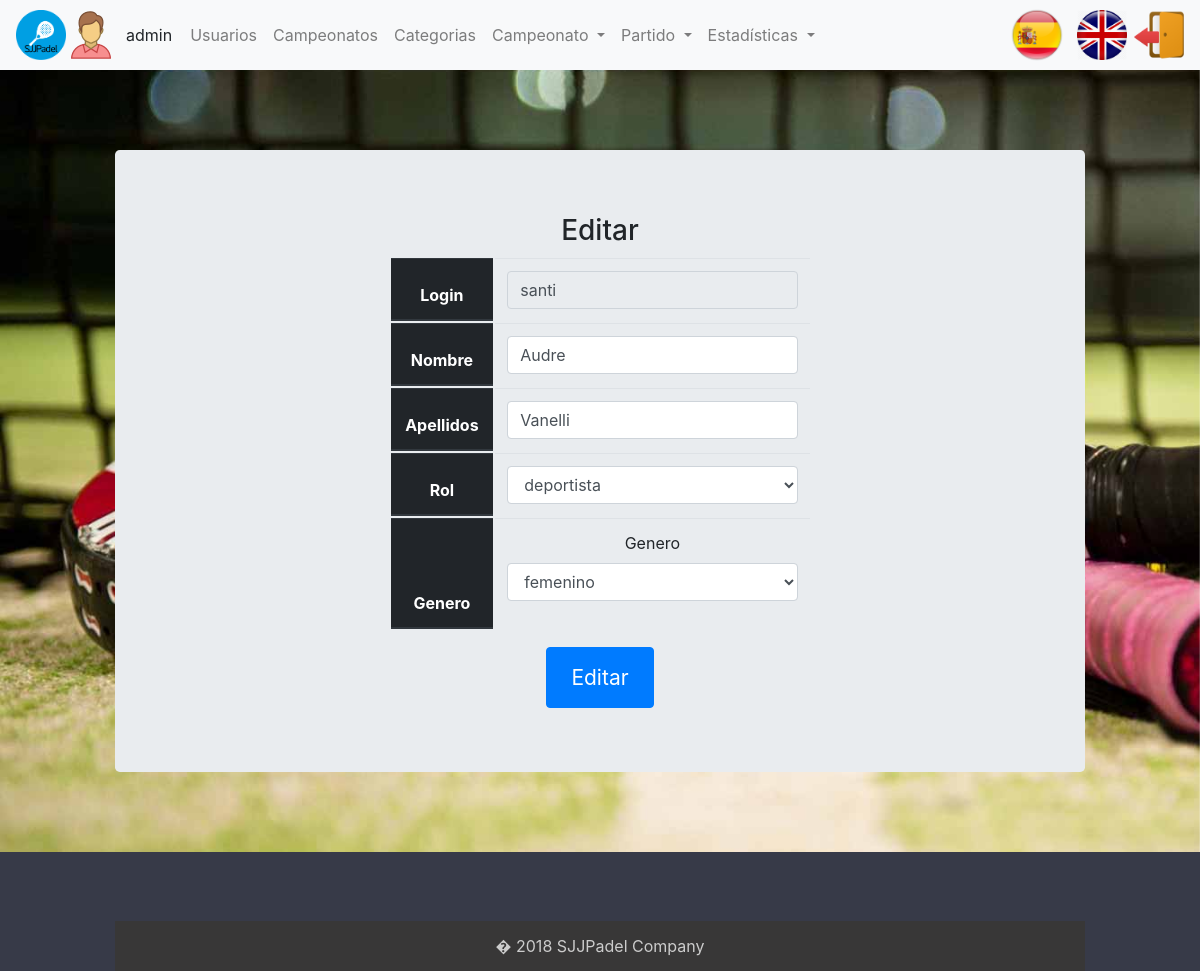
The app's page /index.php?controller=users&action=edit&login=santi (signed in), older data.
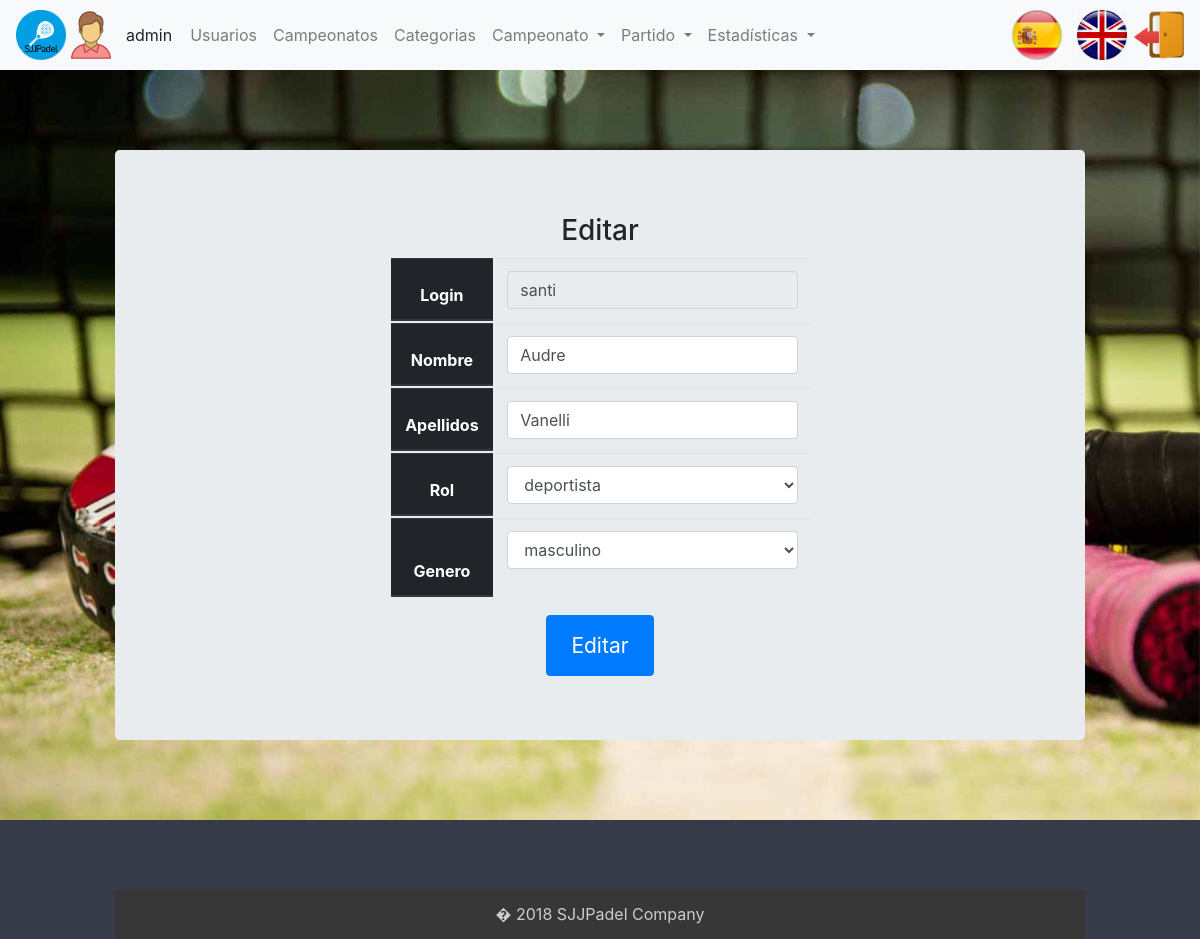
The same page, newer data.
### core/ViewManager.php (called while the page is built, shortened)
<?php
class ViewManager
{
    private $variables = array();
    public function setVariable($varname, $value, $flash = false)
    {
        $this->variables[$varname] = $value;
    }
    public function getVariable($varname, $default = NULL)
    {
        if (! isset($this->variables[$varname])) {
            return $default;
        }
        return $this->variables[$varname];
    }
    public function render($controller, $viewname)
    {
        include (__DIR__ . "/../view/$controller/$viewname.php");
    }
    private static $viewmanager_singleton = NULL;
    public static function getInstance()
    {
        if (self::$viewmanager_singleton == null) {
            self::$viewmanager_singleton = new ViewManager();
        }
        return self::$viewmanager_singleton;
    }
}

### controller/UsersController.php (called while the page is built, shortened)
<?php
require_once (__DIR__ . "/../core/ViewManager.php");
require_once (__DIR__ . "/../core/I18n.php");
require_once (__DIR__ . "/../model/User.php");
require_once (__DIR__ . "/../model/UserMapper.php");
class UsersController extends BaseController
{
    public function edit()
    {
        $userMapper = new UserMapper();
        $datos = $userMapper->getDatos($_REQUEST['login']);
        $this->view->setVariable("datosUsuario", $datos);
        $this->view->render("users", "edit");
    }
}

### index.php (called while the page is built, shortened)
<?php
function run()
{
    try {
        $controller = loadController($_GET["controller"]);
        $actionName = $_GET["action"];
        $controller->$actionName();
    } catch (Exception $ex) {
        die("An exception occured!!!!!" . $ex->getMessage());
    }
}
function loadController($controllerName)
{
    return new $controllerClassName();
}
run();
?>

### core/I18n.php (called while the page is built, shortened)
<?php
class I18n
{
    private $messages;
    public function setLanguage($language)
    {
        $this->messages = $i18n_messages;
    }
    public function i18n($key)
    {
        if (isset($this->messages[$key])) {
            return $this->messages[$key];
        } else {
            return $key;
        }
    }
    private static $i18n_singleton = null;
    public static function getInstance()
    {
        if (self::$i18n_singleton == NULL) {
            self::$i18n_singleton = new I18n();
        }
        return self::$i18n_singleton;
    }
}
function i18n($key)
{
    return I18n::getInstance()->i18n($key);
}

### model/User.php (called while the page is built, shortened)
<?php
class User
{
    private $login;
    private $username;
    private $surname;
    private $rol;
    private $gender;
    public function __construct($login = NULL, $username = NULL, $surname = NULL, $pass = NULL, $rol = NULL, $gender = NULL)
    {
        $this->login = $login;
        $this->username = $username;
        $this->surname = $surname;
        $this->rol = $rol;
        $this->gender = $gender;
    }
    public function getLogin()
    {
        return $this->login;
    }
    public function getUsername()
    {
        return $this->username;
    }
    public function getSurname()
    {
        return $this->surname;
    }
    public function getRol()
    {
        return $this->rol;
    }
    public function getGender()
    {
        return $this->gender;
    }
}

### model/UserMapper.php (called while the page is built, shortened)
<?php
require_once (__DIR__ . "/../core/PDOConnection.php");
class UserMapper
{
    private $db;
    public function __construct()
    {
        $this->db = PDOConnection::getInstance();
    }
    public function getDatos($login)
    {
        $stmt = $this->db->prepare("SELECT * FROM usuario where login=?");
        $stmt->execute(array(
            $login
        ));
        $toret_db = $stmt->fetchAll(PDO::FETCH_ASSOC);
        $user = null;
        foreach ($toret_db as $datos) {
            $user = new User($datos['login'], $datos['nombre'], $datos['apellidos'], $datos['pass'], $datos['rol'], $datos['genero']);
        }
        return $user;
    }
}

### core/PDOConnection.php (called while the page is built)
<?php
class PDOConnection
{
    private static $dbhost = "localhost";
    private static $dbname = "sjjpadel";
    private static $dbuser = "abp";
    private static $dbpass = "abp";
    private static $db_singleton = null;
    public static function getInstance()
    {
        if (self::$db_singleton == null) {
            self::$db_singleton = new PDO("mysql:host=" . self::$dbhost . ";dbname=" . self::$dbname . ";charset=utf8",
            self::$dbuser, self::$dbpass, array(
                PDO::ATTR_EMULATE_PREPARES => false,
                PDO::ATTR_ERRMODE => PDO::ERRMODE_EXCEPTION
            ));
        }
        return self::$db_singleton;
    }
}
?>

### view/users/edit.php (the view, shortened to what the changed rows need)
<?php
require_once (__DIR__ . "/../../core/ViewManager.php");
$view = ViewManager::getInstance();
$datos = $view->getVariable("datosUsuario");
?>
<div class="container">
	<div class="row justify-content-center">
		<div class="col-sm-6 col-xs-12">
			<form action="index.php?controller=users&amp;action=edit"
				method="POST">
				<table class="table">
					<thead class="thead-dark">
						<tr>
							<th>
            <?php echo i18n("Login") ?>
          </th>
							<td><input type="text" class="form-control" name="login"
								value="<?php echo $datos->getLogin() ?>" readonly="readonly"></td>
						</tr>
						<tr>
							<th>
            <?php echo i18n("Name") ?>
          </th>
							<td><input type="text" class="form-control" name="nombre"
								value="<?php echo $datos->getUserName() ?>"></td>
						</tr>
						<tr>
							<th>
            <?php echo i18n("Surname") ?>
          </th>
							<td><input type="text" class="form-control" name="apellidos"
								value="<?php echo $datos->getSurName() ?>"></td>
						</tr>
						<tr>
							<th>
            <?php echo i18n("Rol") ?>
          </th>
							<td>
            <?php if( $datos->getRol() == 'a' ){ ?>
            <div class="form-group">
									<select class="form-control" id="rol" name="rol">
										<option selected="selected" value="a"><?php echo i18n("admin") ?></option>
										<option value="e"><?php echo i18n("trainer") ?></option>
										<option value="d"><?php echo i18n("deportist") ?></option>
									</select>
								</div>
            <?php } else { ?>
              <select class="form-control" id="rol" name="rol">
							</select>
            <?php } ?>
          </td>
						</tr>
						<tr>
							<th>
            <?php echo i18n("Gender") ?>
          </th>
							<td>
          <?php if($datos->getGender() == 'masculino') { ?>
            <div class="form-group">
									<select class="form-control" id="genero" name="genero">
										<option selected="selected" value="masculino"><?php echo i18n("male") ?></option>
									</select>
								</div>
          <?php } else { ?>
            <div class="form-group">
									<label for="genero" size="1"> <?= i18n("Gender") ?> </label> <select
										class="form-control" id="genero" name="genero">
										<option selected="selected" value="femenino"><?php echo i18n("female") ?></option>
									</select>
								</div>
          <?php } ?>
          </td>
						</tr>
					</thead>
				</table>
			</form>
		</div>
	</div>
</div>

Row changes from the older to the newer data that the page shows:
changed usuario "santi": genero "femenino" → "masculino" (drawn)
Text that changed along with them:
form field genero: (not shown) → "masculino"
i18n("Gender"): "Genero" → (not shown)
form field genero: "femenino" → (not shown)
